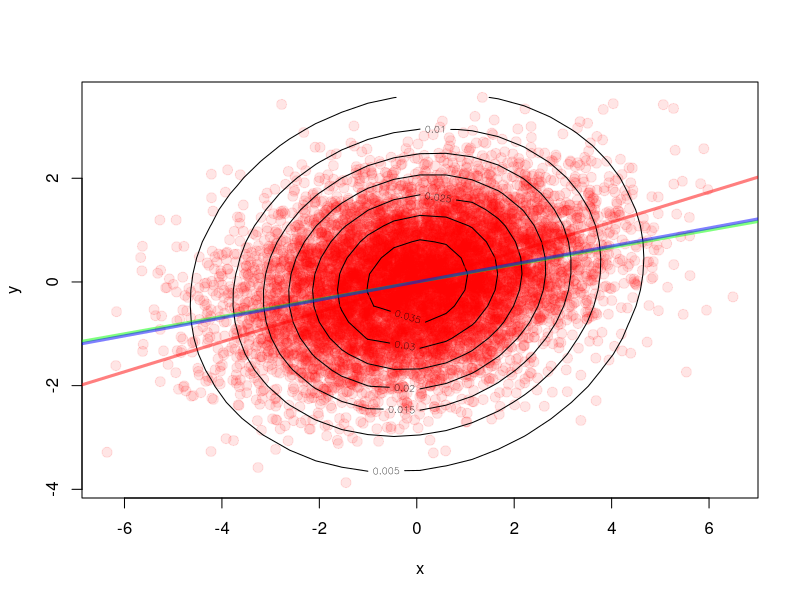

Write R code to recreate this figure.
#' use package robustbase for least trimmed squared regression (LTSR)
library(robustbase)
library(MASS)
mux <- 0; muy <- 0
sxx <- 3; syy <- 1
sxy <- syx <- 0.5
# sx <- 3; sy <- 1
# rho <- 0.5
# nstep <- 10
nsample <- 10000

#' MCMC method
# p_xy <- function(z, mux, muy, rho, sx, sy, direct = 1) {
#     rnorm(1, ifelse(direct, muy + rho * sy / sx * (z - mux), 
#                             mux + rho * sx / sy * (z - muy)),
#              ifelse(direct, sqrt(1 - rho ^ 2) * sy,
#                             sqrt(1 - rho ^ 2) * sx)
#     )
# }
# 
# x <- vector(length = nsample)
# y <- x
# 
# for (i in 1:nsample)
#     for (j in 1:nstep) {
#         x[i] = p_xy(y[i], mux, muy, rho, sx, sy, 0)
#         y[i] = p_xy(x[i], mux, muy, rho, sx, sy, 1)
#     }
# 
xy <- mvrnorm(nsample, mu = c(mux, muy), Sigma = matrix(c(sxx, sxy, syx, syy), ncol = 2), empirical = T)
x <- xy[, 1]
y <- xy[, 2]
plot(x, y, col = rgb(1, 0, 0, 0.1), pch = 20, cex = 2)

mvn_kdensity <- kde2d(x, y, h = 6)
contour(mvn_kdensity, add = T, lcol = rgb(0, 0, 0, 0.5), wd = 3)
abline(coef(lm(y ~ x)), col = rgb(0, 1, 0, 0.5), lwd = 3)
#abline(0, rho * sy / sx, col = rgb(1, 0, 0, 0.5), lwd = 3) #for MCMC method
abline(0, sxy / (sqrt(sxx) * sqrt(syy)), col = rgb(1, 0, 0, 0.5), lwd = 3)

lts <- ltsReg(y ~ x)
abline(coef(lts), col = rgb(0, 0, 1, 0.5), lwd = 3)
